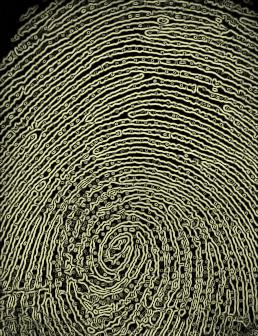
#> input picture PracaMagisterska/PythonScripts/sobel.jpg, 258 x 336 px
$ python DCT.py sobel.jpg
#> lines starting #> are read from the running program, lines starting #| are printed output that depends on the picture
import cv2
from PIL import Image
import numpy as np
import argparse
import matplotlib.pyplot as plt
from scipy import fftpack
import urllib2
# import IPython

if __name__ == "__main__":
    parser = argparse.ArgumentParser()
    parser.add_argument("image", nargs=1, help = "path to image")
    # parser.add_argument("angle", nargs=1, help = "angle")
    # parser.add_argument("frq", nargs=1, help = "frequency")
    args = parser.parse_args()


    img = cv2.imread(args.image[0], 0)      # 1 chan, grayscale!
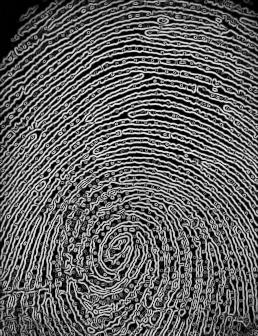
#> img: shape (336, 258); min 0, max 255, mean 96.1
    imf = np.float32(img)/1.0  # float conversion/scale
    dst = cv2.dct(imf,1)           # the dct
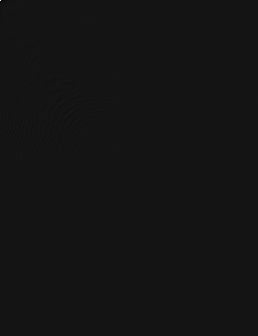
#> dst: shape (336, 258) float32; min -2512.1, max 28279.9, mean 0.1; drawn with min black and max white
    img = np.uint8(dst)*1.0
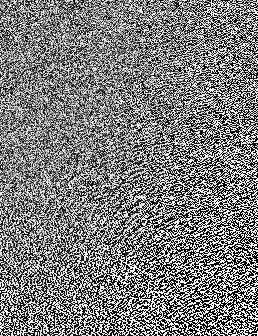
#> img: shape (336, 258) float64; min 0, max 255, mean 125.2

    cv2.imwrite('processedImage.tiff', img)
